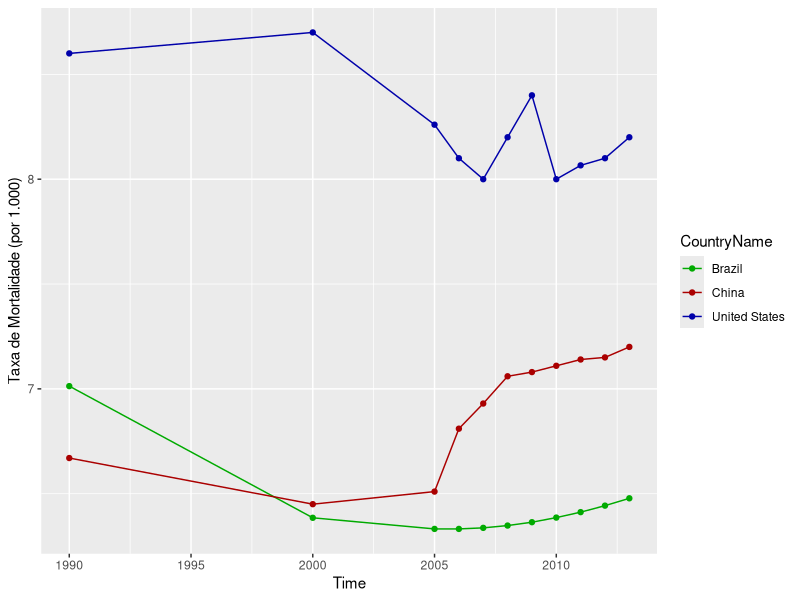

This chart was generated by the following R code:
# install.packages("ggplot2")
library(ggplot2)
library(ggrepel)
options("scipen"=999, "digits"=4)
c_db = read.table("POP.txt", header=T, sep="\t")
clean_db <- na.omit(c_db)

# Mostre , compare e analise a evolução histórica das taxas de mortalidade, 
# entre 1990 e 2014, para o Brasil, Estados Unidos e China.

br_data <- subset(subset(clean_db, CountryName=="Brazil"), Death_rate>0)
ch_data <- subset(subset(clean_db, CountryName=="China"), Death_rate>0)
eu_data <- subset(subset(clean_db, CountryName=="United States"), Death_rate>0)

all_data <- NULL
all_data <- rbind(br_data, ch_data)
all_data <- rbind(all_data, eu_data)

str(all_data)

ggplot(all_data, 
       aes(x=Time, y=Death_rate, fill=CountryName, label=CountryName, colour=CountryName)
       ) +   
  geom_line(aes(x=Time, y=Death_rate)) + 
  geom_point() +
  scale_colour_manual(values=c("#00AA00","#AA0000","#0000AA")) +
  labs(y="Taxa de Mortalidade (por 1.000)")

